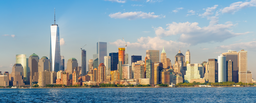
#> input picture new_york.png, 256 x 103 px, shrunk from 1608 x 649 before the run
$ python k-means-image.py
#> lines starting #> are read from the running program, lines starting #| are printed output that depends on the picture
import matplotlib.pyplot as plt
import matplotlib.image as mpimg
import sklearn.cluster


def flatten_img(img):
    pixel_lst = []
    for row in img:
        for pixel in row:
            pixel_lst.append(pixel)
    return pixel_lst


def compute_squared_euclidean_distance(a, b):
    assert len(a) == len(b)
    squared_distance = 0
    for i in range(len(a)):
        squared_distance += (a[i] - b[i])**2
    return squared_distance


def get_closest_cluster_center(pixel, cluster_centers):
    closest_cluster_center = None
    lowest_squared_distance = float('inf')
    for cluster_center in cluster_centers:
        squared_euclidean_distance = compute_squared_euclidean_distance(pixel, cluster_center)
        if squared_euclidean_distance < lowest_squared_distance:
            lowest_squared_distance = squared_euclidean_distance
            closest_cluster_center = cluster_center
    return closest_cluster_center


def apply_k_means_result(img, k_means_result):
    cluster_centers = k_means_result.cluster_centers_
    new_img = []
    for row in img:
        new_row = []
        for pixel in row:
            new_row.append(get_closest_cluster_center(pixel, cluster_centers))
        new_img.append(new_row)
    return new_img


# image_path = input('Enter image path:')
image_path = 'new_york.png'

img = mpimg.imread(image_path)
#> img is the input picture: shape (103, 256, 4) float32; mean R, G, B, A 0.552, 0.62, 0.649, 1

k_means_result = sklearn.cluster.KMeans(n_clusters=10, max_iter=100).fit(flatten_img(img))
#> the loop in flatten_img, `for row in img:` made 103 passes
#> after the loop in flatten_img, `for row in img:`: pixel_lst = 26368 items

new_img = apply_k_means_result(img, k_means_result)
#> the loop in apply_k_means_result, `for row in img:` made 103 passes
imgplot = plt.imshow(new_img)


plt.imsave('k_means_{}'.format(image_path), new_img)
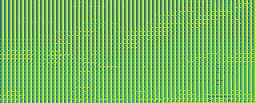
#> saved as k_means_new_york.png: shape (103, 256, 3); mean R, G, B 117.6, 184.8, 94
plt.show()
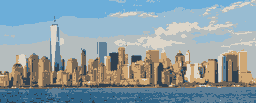
#> shown: shape (103, 256, 4) float64; mean R, G, B, A 0.552, 0.62, 0.649, 1
